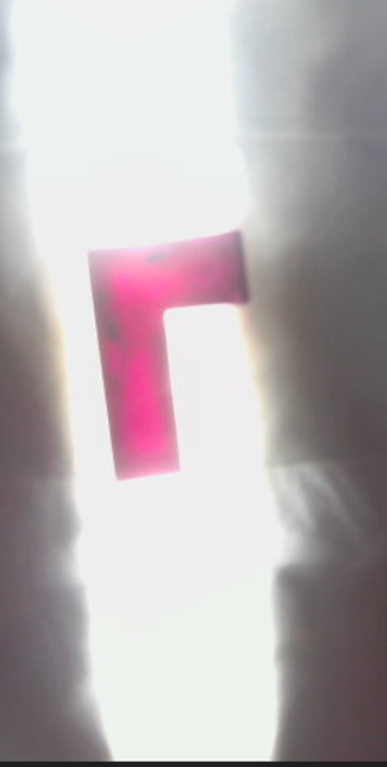
#> input picture text/img.png, 387 x 767 px
$ python '轮廓获取重心.py'
#> lines starting #> are read from the running program, lines starting #| are printed output that depends on the picture; after the words box and inside, x2 and y2 are one past the last pixel; in counts of white or black regions, pixels touching at a corner belong together
import cv2
import numpy as np
import matplotlib.pyplot as plt
import cv2 as cv


# 读取图片
def ReadImg():
    img = cv2.imread('img.png', 1)
#> img is the input picture: shape (767, 387, 3); mean B, G, R 180.2, 177.8, 185.8
    plt.imshow(img)
    return img


# 腐蚀运算
def erode(src):
    # 创建核结构
    kernel = np.ones((5, 5), np.uint8)
    # 图像腐蚀
    erosion = cv.erode(src, kernel)
    return erosion


# 膨胀运算
def dilate(src):
    # 创建核结构
    kernel = np.ones((5, 5), np.uint8)
    # 图像腐蚀
    dilate = cv.dilate(src, kernel)
    return dilate

# 高斯滤波
def GausBlur(src):
    dst = cv2.GaussianBlur(src, (5, 5), 1.5)
    plt.imshow(dst)
    return dst


# 灰度处理
def Gray_img(src):
    gray = cv2.cvtColor(src, cv2.COLOR_BGR2GRAY)
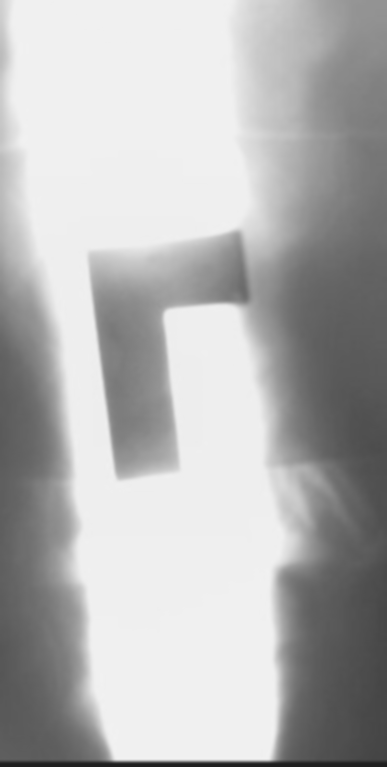
#> gray: shape (767, 387); min 31, max 242, mean 180.5
    return gray


# 二值化
def threshold_img(src):
    ret, binary = cv2.threshold(src, 0, 255, cv2.THRESH_BINARY | cv2.THRESH_TRIANGLE)
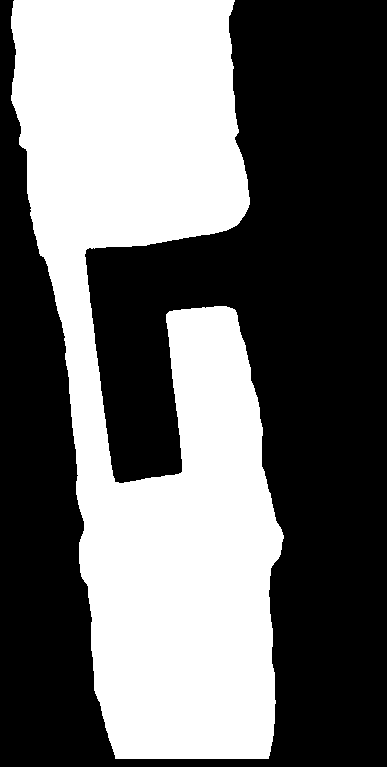
#> binary: shape (767, 387); 42.3% white; 1 white region, box (x1, y1, x2, y2) and area: (11, 0, 284, 759) 125543
#> ret = 235
    print("threshold value %s" % ret)
#| threshold value 235.0
    return binary


# 开运算操作
def open_mor(src):
    kernel = np.ones((5, 5), np.uint8)
    opening = cv2.morphologyEx(src, cv2.MORPH_OPEN, kernel, iterations=3)  # iterations进行3次操作
#> opening: shape (767, 387); 42.3% white; 1 white region
    return opening


# 轮廓拟合
def draw_shape(open_img, gray_img):
    contours, hierarchy = cv2.findContours(open_img, cv2.RETR_TREE, cv2.CHAIN_APPROX_SIMPLE)
#> contours = 1 contour; box (x1, y1, x2, y2) and area: (11, 0, 282, 759) 124177
    cnt = contours[0]  # 得到第一个的轮廓
#> cnt = contour of 631 points, box (x1, y1, x2, y2) (11, 0, 282, 759), area 124177

    rect = cv2.minAreaRect(cnt)
#> rect = ((152.2, 378), (228.6, 778.2), -5.29)
    box = cv2.boxPoints(rect)
#> box = [[74.33, 775.9], [2.56, 1.06], [230.1, -20.02], [301.9, 754.9]]
    box = np.intp(box)
#> box = [[74, 775], [2, 1], [230, -20], [301, 754]]
    src = ReadImg()
    cv2.drawContours(src, [box], -1, (0, 0, 255), 3)  # 画矩形框

    # 图像轮廓及中心点坐标
    M = cv2.moments(cnt)  # 计算第一条轮廓的各阶矩,字典形式
#> M = moments, m00 124177, centre m10/m00, m01/m00 = (155.8, 367.1)
    center_x = int(M['m10'] / M['m00'])
#> center_x = 155
    center_y = int(M['m01'] / M['m00'])
#> center_y = 367
    print('center_x:', center_x)
#| center_x: 155
    print('center_y:', center_y)
#| center_y: 367
    cv2.circle(src, (center_x, center_y), 7, 128, -1)  # 绘制中心点
    str1 = '(' + str(center_x) + ',' + str(center_y) + ')'  # 把坐标转化为字符串
#> str1 = '(155,367)'
    cv2.putText(src, str1, (center_x - 50, center_y + 40), cv2.FONT_HERSHEY_SIMPLEX, 1, (255, 255, 0), 2,
                cv2.LINE_AA)  # 绘制坐标点位
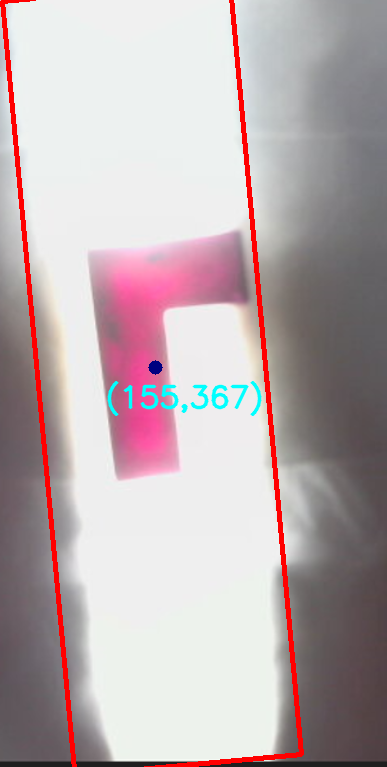
#> src: shape (767, 387, 3); mean B, G, R 175.7, 173.3, 187.1


src = ReadImg()
gaus_img = GausBlur(src)
gray_img = Gray_img(gaus_img)
thres_img = threshold_img(gray_img)
open_img = open_mor(thres_img)
draw_shape(open_img, src)


###################################
#plt.subplot(1, 1, 1),    plt.imshow(src),                   plt.title('read')              # 轮廓点绘制的颜色通道是BGR; 但是Matplotlib是RGB;
plt.subplot(1, 4, 1),    plt.imshow(gray_img),              plt.title('gray_img')           # 故在绘图时，(0, 0, 255)会由BGR转换为RGB（红 - 蓝）
plt.subplot(1, 4, 2),    plt.imshow(thres_img),             plt.title('thres_img')
plt.subplot(1, 4, 3),    plt.imshow(open_img),              plt.title('open_img')
plt.subplot(1, 4, 4),    plt.imshow(src),                   plt.title('answer')
plt.show()
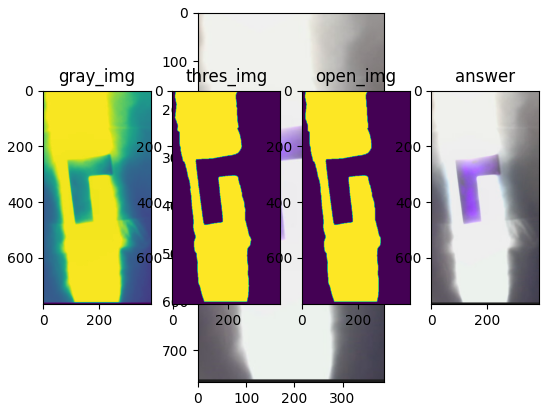
#> figure drawn by matplotlib, 5 panels; B, G, R data is drawn as R, G, B

"""######################################################################
# （1）轮廓检测：contours, hierarchy = cv2.findContours(img, mode, method)
# 输入参数      mode: 轮廓检索模式
#                   （1）RETR_EXTERNAL：  只检索最外面的轮廓；
#                   （2）RETR_LIST：      检索所有的轮廓，但检测的轮廓不建立等级关系，将其保存到一条链表当中，
#                   （3）RETR_CCOMP：     检索所有的轮廓，并建立两个等级的轮廓。顶层是各部分的外部边界，内层是的边界信息;
#                   （4）RETR_TREE：      检索所有的轮廓，并建立一个等级树结构的轮廓;（最常用）
#               method: 轮廓逼近方法
#                   （1）CHAIN_APPROX_NONE：      存储所有的轮廓点，相邻的两个点的像素位置差不超过1。               例如：矩阵的四条边。（最常用）
#                   （2）CHAIN_APPROX_SIMPLE:     压缩水平方向，垂直方向，对角线方向的元素，只保留该方向的终点坐标。   例如：矩形的4个轮廓点。
# 输出参数      contours：所有的轮廓
#               hierarchy：每条轮廓对应的属性
# 备注0：轮廓就是将连续的点（连着边界）连在一起的曲线，具有相同的颜色或者灰度。轮廓在形状分析和物体的检测和识别中很有用。
# 备注1：函数输入图像是二值图，即黑白的（不是灰度图）。所以读取的图像要先转成灰度的，再转成二值图。
# 备注2：函数在opencv2只返回两个值：contours, hierarchy。
# 备注3：函数在opencv3会返回三个值：img, countours, hierarchy
######################################################################
# （2）绘制轮廓：v2.drawContours(image, contours, contourIdx, color, thickness) ———— (在图像上)画出图像的轮廓
# 输入参数        image:              需要绘制轮廓的目标图像，注意会改变原图
#                 contours:           轮廓点，上述函数cv2.findContours()的第一个返回值
#                 contourIdx:         轮廓的索引，表示绘制第几个轮廓。-1表示绘制所有的轮廓
#                 color:              绘制轮廓的颜色(RGB)
#                 thickness:          （可选参数）轮廓线的宽度，-1表示填充
# 备注：图像需要先复制一份copy(), 否则（赋值操作的图像）与原图会随之一起改变。
######################################################################
# （3）计算轮廓的长度：retval = cv2.arcLength(curve, closed)
# 输入参数：      curve              轮廓（曲线）。
#                 closed             若为true,表示轮廓是封闭的；若为false，则表示打开的。（布尔类型）
#
# 输出参数：      retval             轮廓的长度（周长）。
######################################################################
# （4）找出轮廓的多边形拟合曲线：approxCurve = approxPolyDP(contourMat, epsilon, closed);
# 输入参数：     contourMat：        轮廓点矩阵（集合）
#                epsilon：           (double类型)指定的精度, 即原始曲线与近似曲线之间的最大距离。
#                closed：            (bool类型)若为true, 则说明近似曲线是闭合的; 反之, 若为false, 则断开。
#
# 输出参数：     approxCurve：       轮廓点矩阵（集合）；当前点集是能最小包容指定点集的。画出来即是一个多边形；
######################################################################
# （5）绘制矩形边框:cv2.rectangle(img, (x, y), (x+w, y+h), (0, 255, 0), 2)
#       (x, y)：         矩形定点
#       (x+w, y+h)：     矩形的宽高
#       (0,0,225)：      矩形的边框颜色；
#       2：              矩形边框宽度
######################################################################
# cv2.putText(image, text, (5,50 ), cv2.FONT_HERSHEY_SIMPLEX, 0.75, (0, 0, 255), 2)

位置参数说明：

        image = 图片
        text = 要添加的文字
        () = 文字添加到图片上的位置
        字体的类型
        字体大小
        字体颜色
        字体粗细
######################################################################

"""
